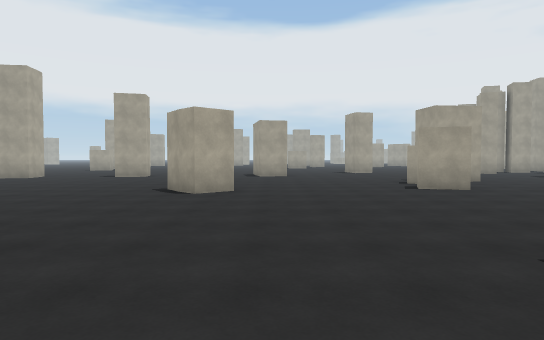
view 1 (above)

24 first-person views from a walk through a scene from a Unity 3-D project. The camera is 1.5 m above the floor, tilts 2° down and sees 75° across. The floor is counted in squares, 2 m on a side. Each view is taken from the middle of a square. On the plan, view 1 faces up. The plan holds only what a view shows up to about 11 squares ahead; the rest is blank. The place goes on beyond the plan. Some surface patterns are stand-ins.

view 2
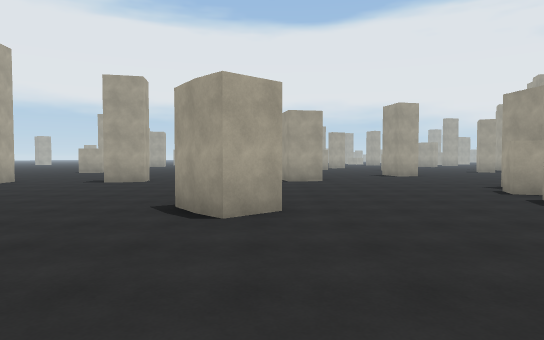

view 3
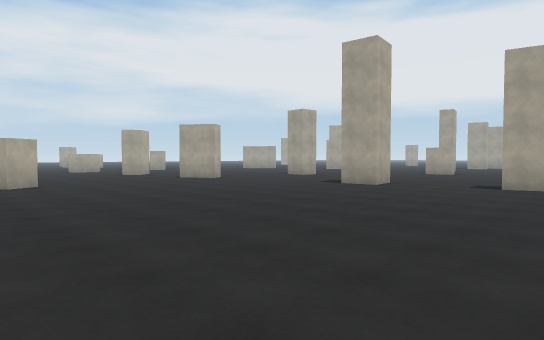

view 4
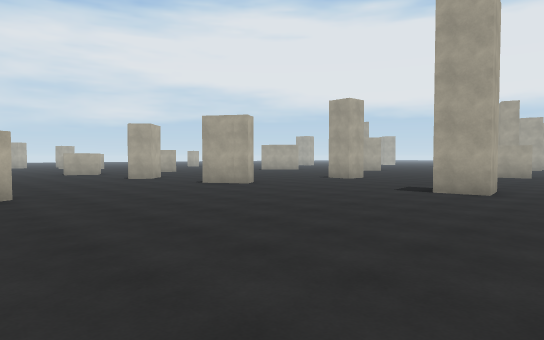

view 5
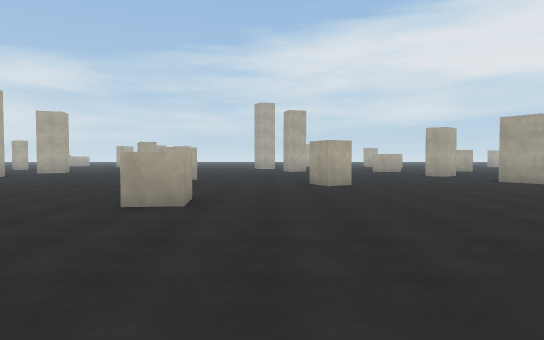

view 6
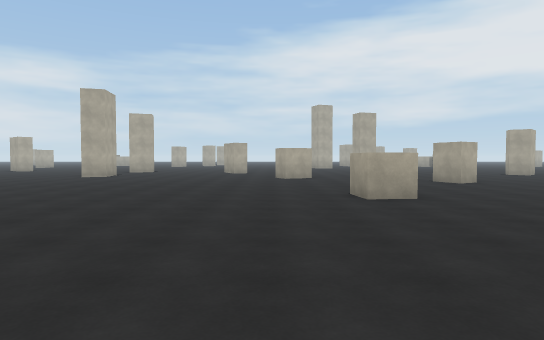

view 7
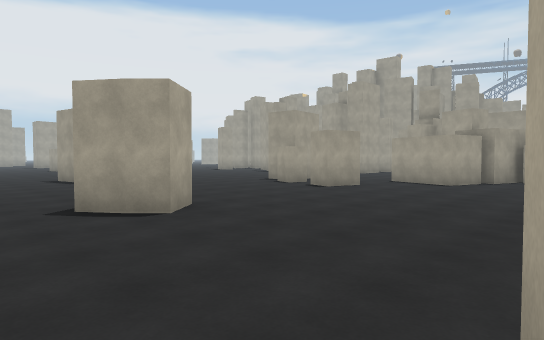

view 8
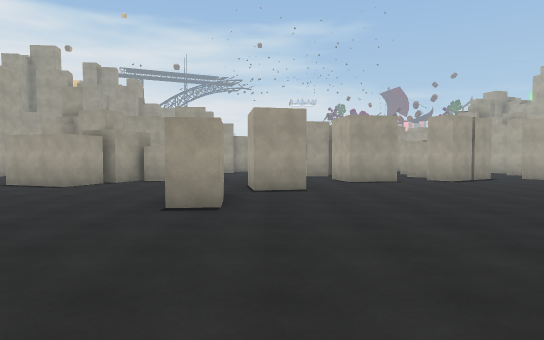

view 9
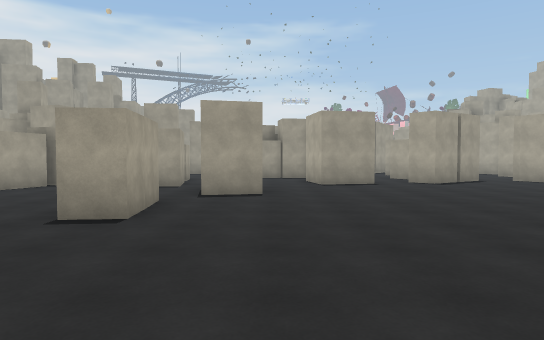

view 10
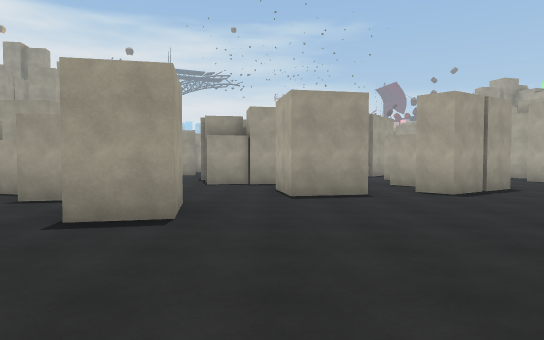

view 11
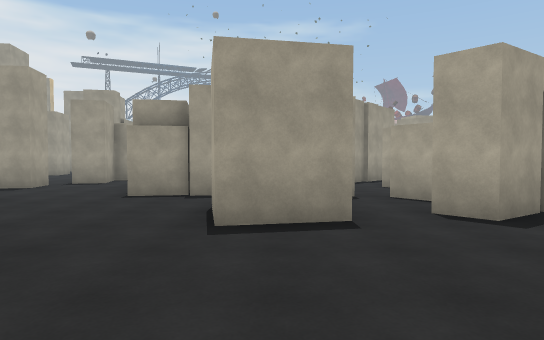

view 12
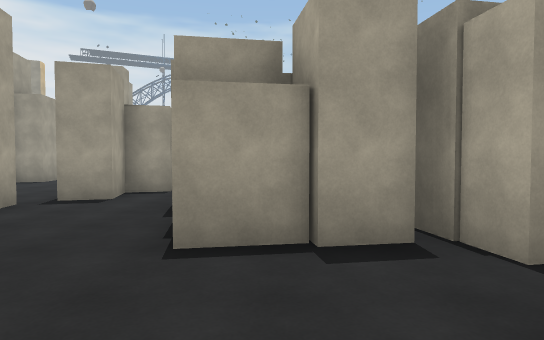

view 13
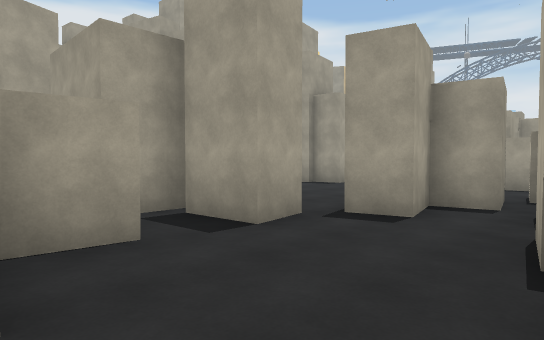

view 14
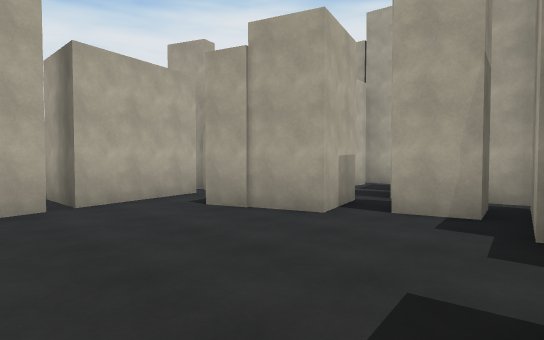

view 15
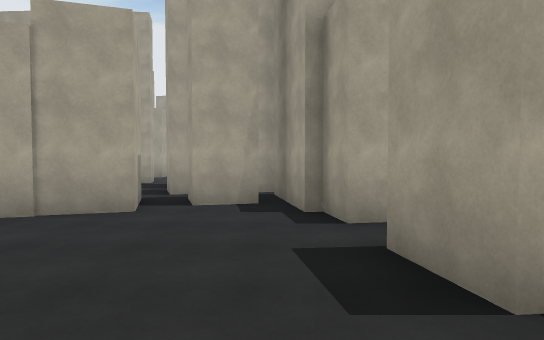

view 16
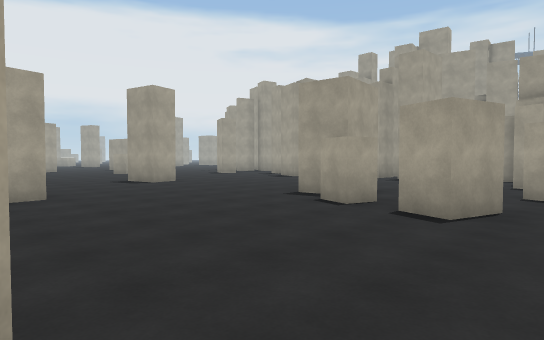

view 17
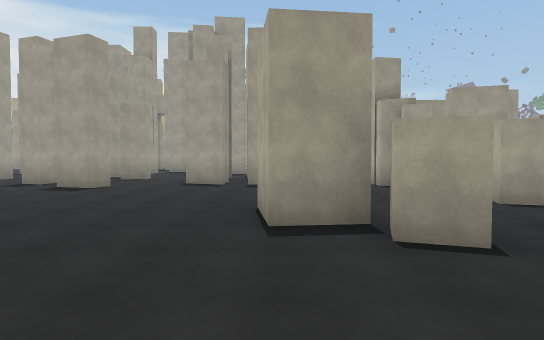

view 18
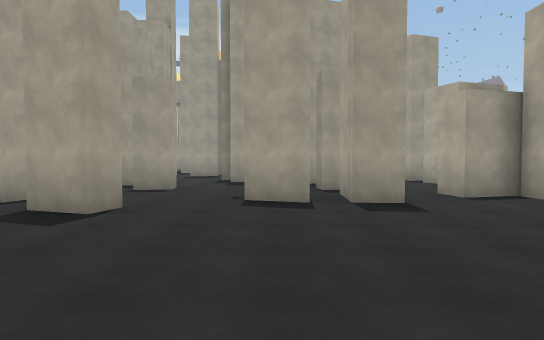

view 19
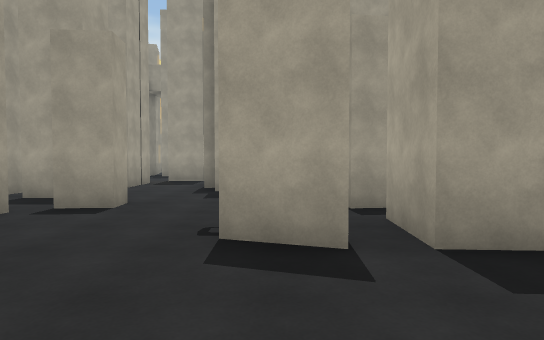

view 20
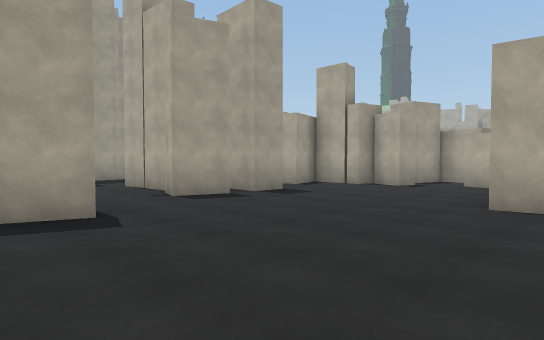

view 21
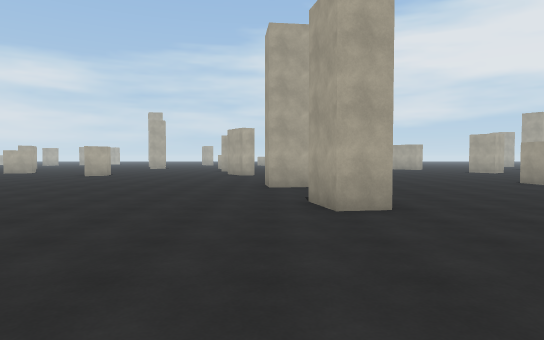

view 22
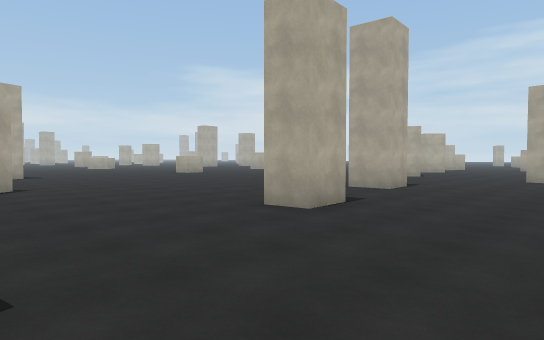

view 23
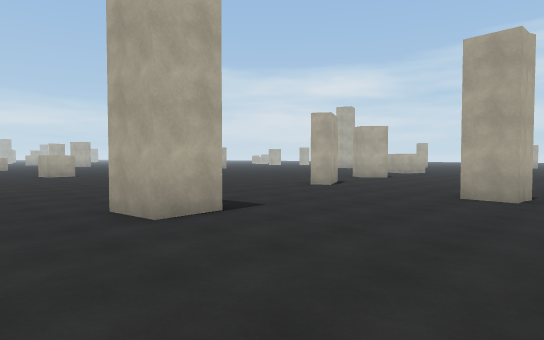

view 24
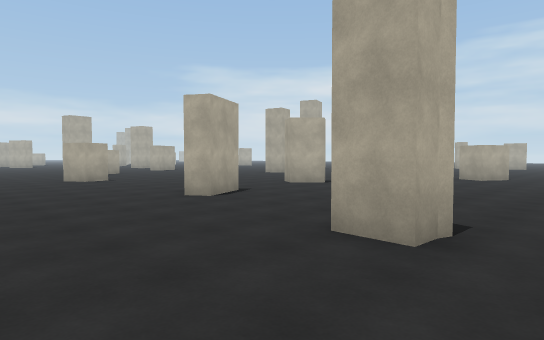

### Floor plan
Key: @ floor where view 1 was taken; # wall or solid block; x gap in a wall; . floor.
Columns run from 17 left of view 1 to 19 right of it. Each row starts with its distance up from view 1.
 18   ... ......... .  ..#. .....##.# ##
 17 ................  ...# ....#..#......
 16 ...#............. ...................
 15 .................#...............##
 14 .......##..##...............####..
 13 .......##......................x.#
 12 ..#...................##....##.#.#
 11 .##...................# .........###
 10 .....................##......#.....#
  9 .....................#.....###  #.###
  8 ...............##.......##########..#
  7 ........................###  ##.....#
  6  .#.....................###  ##.....#
  5  .........................###.#.....#
  4  .........................##..#.#....
  3  ........... .#..........## ....###..
  2  .....#.....   .....##.............#.
  1   ........... .........#.....###
  0   ............ ..@..........##
 -1  ............   ............##
 -2  ...........     ........##.##
 -3  ..........       ..........#
 -4  ........           ............
 -5   ......             .....###.#.#
 -6   .....               ....##
 -7   ...                   ....

Where each view was taken, in squares from view 1:
view 1: 0 up, 0 right, facing up
view 2: 3 up, 1 left, facing up
view 3: 4 up, 4 left, facing up-left
view 4: 5 up, 7 left, facing up-left
view 5: 4 up, 5 left, facing left
view 6: 0 up, 4 left, facing left
view 7: 3 up, 4 left, facing up-right
view 8: 1 up, 3 left, facing right
view 9: 0 up, 2 left, facing right
view 10: 1 down, 1 right, facing right
view 11: 2 down, 4 right, facing right
view 12: 0 up, 8 right, facing right
view 13: 1 up, 10 right, facing up-right
view 14: 4 up, 19 right, facing up-left
view 15: 3 up, 18 right, facing up
view 16: 7 up, 1 left, facing up-right
view 17: 12 up, 1 right, facing right
view 18: 14 up, 5 right, facing right
view 19: 14 up, 8 right, facing right
view 20: 18 up, 5 right, facing down-right
view 21: 13 up, 0 right, facing left
view 22: 18 up, 1 left, facing down-left
view 23: 18 up, 7 left, facing down-left
view 24: 18 up, 11 left, facing down-left
